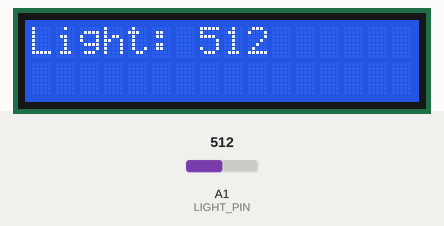
Simulated run of this sketch. Board: Arduino Uno, built with avr-gcc and run on an emulated ATmega328P. Parts: 16×2 character LCD. The test bench sets the inputs (shaded band); at power-on: A1 (LIGHT_PIN) = 512.

Above: at 1.2 s.
1.3 s: A1 (LIGHT_PIN) set to 716
At 1.6 s:
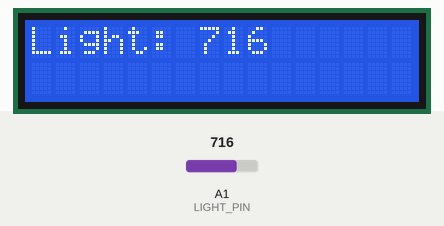
2.8 s: A1 (LIGHT_PIN) set to 900
At 3.3 s:
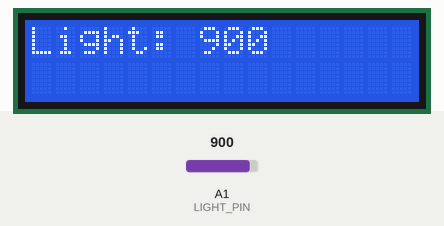
4.3 s: A1 (LIGHT_PIN) set to 1023
At 4.9 s:
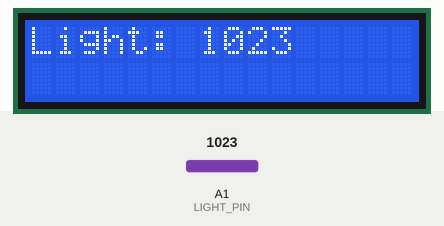
Timing chart, 0 to 7.3 s (numbered marks = the images above; inputs shaded):
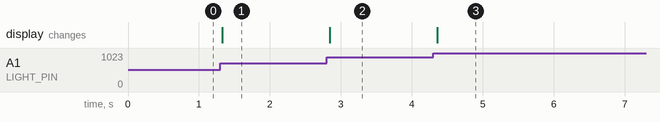

The sketch:

Challenge04_LabeledReading.ino
```cpp
// Complete example solution for Lesson17, challenge 04.
#include <LiquidCrystal.h>
LiquidCrystal lcd(7, 6, 5, 4, 3, 2);
const int LIGHT_PIN = A1;
void setup() {
  lcd.begin(16, 2);
}
void loop() {
  int value = analogRead(LIGHT_PIN);
  lcd.setCursor(0, 0);
  lcd.print("Light: ");
  lcd.print(value);
  lcd.print("     ");
  delay(250);
}
```

Measured:
- after the input at 1.3 s, the display: changes at once (image 1)
- after the input at 2.8 s, the display: changes at once (image 2)
- after the input at 4.3 s, the display: changes after 0.05 s (image 3)
